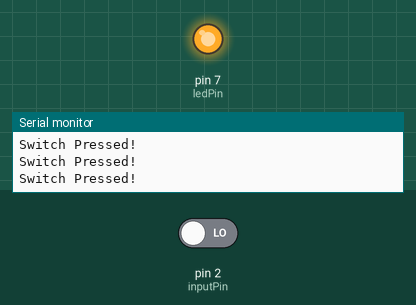
A sketch run on a simulated Arduino Uno, built with avr-gcc and run on an emulated ATmega328P. Shown: output pins drawn as LEDs (lit = HIGH), the last lines printed to the serial monitor. The inputs (shaded band) are chosen by the test bench; at power-on: pin 2 (inputPin) LOW.

Above: at 1.2 s.
1.3 s: pin 2 (inputPin) driven HIGH
At 1.9 s:
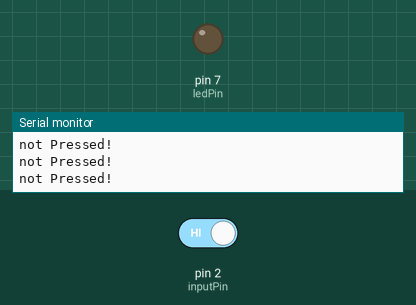
2.8 s: pin 2 (inputPin) driven LOW
At 3.8 s:
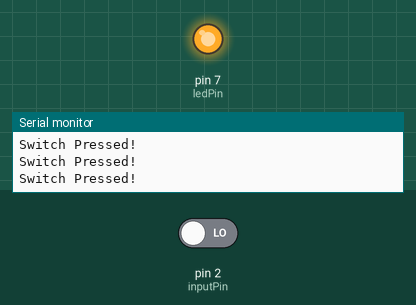
Timing chart, 0 to 5.8 s (numbered marks = the images above; inputs shaded):
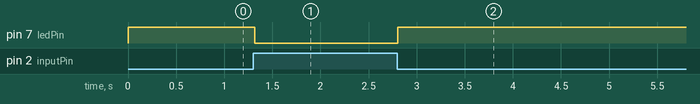

Measured:
- after the input at 1.3 s, pin 7 (ledPin): HIGH → LOW at once
- after the input at 2.8 s, pin 7 (ledPin): LOW → HIGH at once

The sketch:

crushSensor.ino
```cpp
// #
// # Editor     : Lauren from DFRobot
// # Date       : 26.09.2012
// # E-Mail : Lauren.pan@dfrobot.com

// # Product name: Crash sensor
// # Product SKU : SEN0138
// # Version     : 0.1

int ledPin = 7;                // choose the pin for the LED
int inputPin = 2;               // Connect sensor to input pin 3
int status=0; //0 ->off 1->on

void setup() {
  Serial.begin(9600);           // Init the serial port

  pinMode(ledPin, OUTPUT);      // declare LED as output
  pinMode(inputPin, INPUT);     // declare Micro switch as input
}

void loop(){
  int val = digitalRead(inputPin);  // read input value
  if (val == HIGH) {  // check if the input is HIGH
    status;
    digitalWrite(ledPin, LOW);      // turn LED OFF
    Serial.println("not Pressed!");

  }
  else {
    digitalWrite(ledPin, HIGH);     // turn LED ON
    Serial.println("Switch Pressed!");
  }
  delay(5);
}
```
